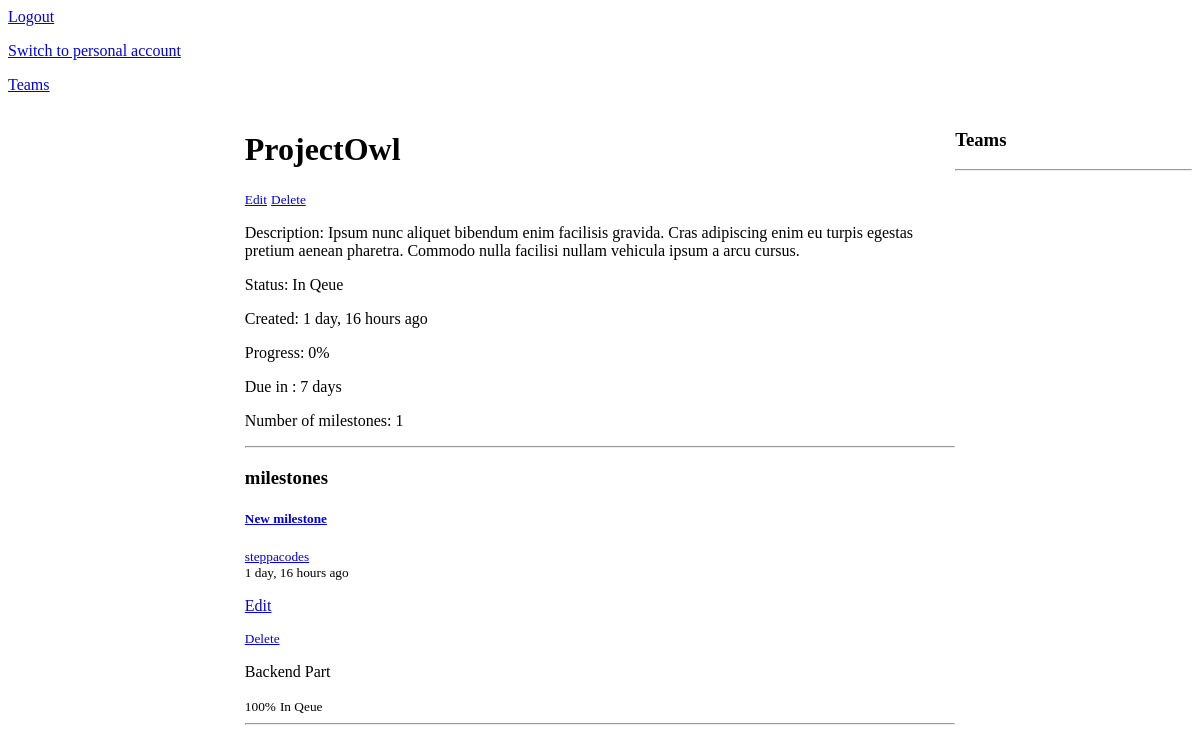
Before: /project/1 (signed in) with the older database file.
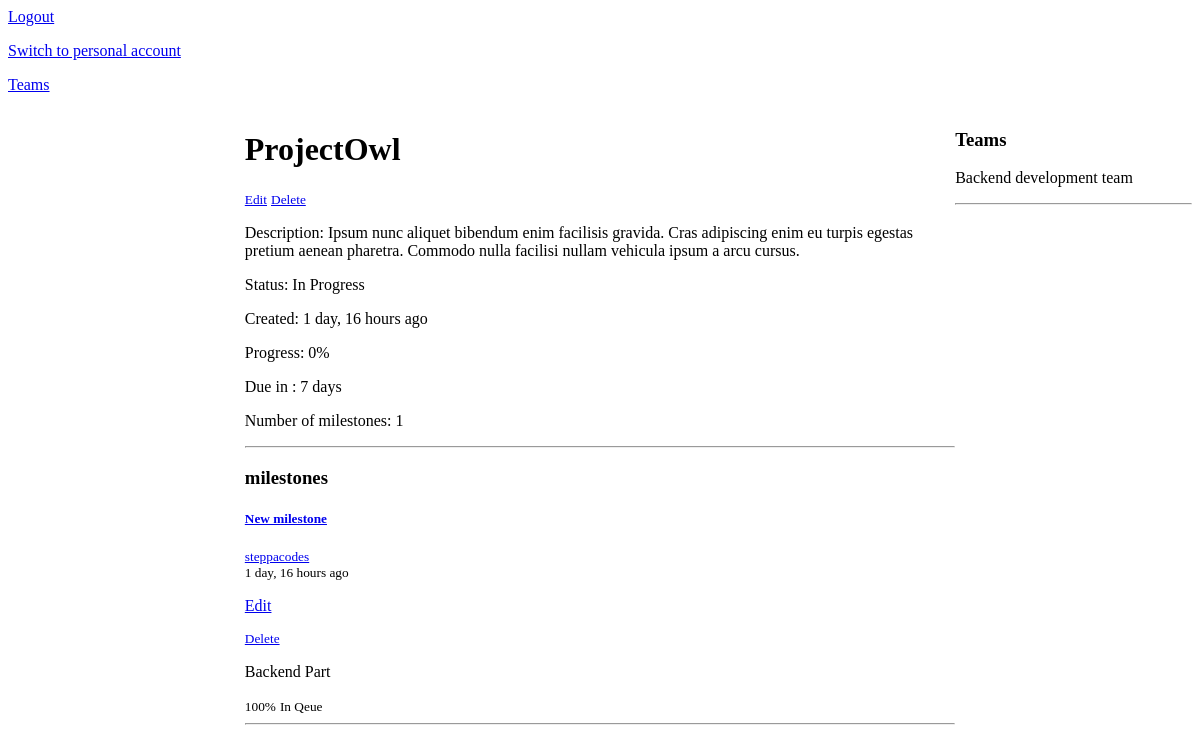
After: the same page with the newer database file.
### manager/models.py (models this page shows, shortened)
class ProjectInfo(models.Model):
    STATUS = (
        ("In Progress", "In Progress"),
        ("In Queue", 'In Queue'),
        ("Paused", "Paused"),
        ("Completed", "Completed")
    )
    name = models.CharField(max_length=200)
    description = models.TextField()
    created_by = models.ForeignKey(CostumUser, on_delete=models.CASCADE)
    complete = models.BooleanField(default=False)
    updated = models.DateTimeField(auto_now=True)
    status = models.CharField(choices=STATUS, default='In Queue',max_length=200)
    created = models.DateTimeField(auto_now_add=True)
    class Meta:
        abstract = True

class Project(ProjectInfo):
    company = models.ForeignKey(Company, on_delete=models.CASCADE, default = None, null=True, blank=True)
    progress = models.IntegerField(default=0, null=True, blank=True)
    teams = models.ManyToManyField(Team, null=True, blank=True)
    deadline = models.DateTimeField(null = True, blank =True)
    is_personal = models.BooleanField(default=False, blank=True, null=True)
    due_in = models.IntegerField(null = True, blank=True, default=None)
    updated_by = models.ForeignKey(CostumUser, related_name="up_dated", on_delete=models.CASCADE, null=True, blank=True)

class MileStone(ProjectInfo):
    project = models.ForeignKey(Project, on_delete=models.CASCADE)
    value = models.IntegerField(default=0, null=True,blank=True)
    updated_by = models.ForeignKey(CostumUser, related_name="updated", on_delete=models.CASCADE, null=True, blank=True)
    class Meta:
        ordering = ['-updated']
        verbose_name = "Milestone"
        verbose_name_plural = "Milestones"

class Team(models.Model):
    name = models.CharField(max_length=200)
    company = models.ForeignKey(Company, on_delete=models.CASCADE, default='')
    head = models.OneToOneField("Worker", default= None ,related_name="head",on_delete=models.SET_NULL, null=True, blank=True)
    workers = models.ManyToManyField("Worker")
    updated_by = models.ForeignKey(CostumUser, related_name="update_team", on_delete=models.CASCADE, null=True, blank=True)
    class Meta:
        verbose_name = "Team"
        verbose_name_plural = "Teams"

### users/models.py (models this page shows)
class CostumUser(AbstractUser):
    in_company = models.BooleanField(default=False)

### manager/views.py (the view, shortened to what this page needs)
# urls.py: path('project/<str:id>', ProjectPage, name='project-page'),
def ProjectPage(request, id):
    project = Project.objects.get(id=id)
    milestones = project.milestone_set.all()
    deadline = project.deadline
    deadline = timezone.localtime(deadline)
    count = milestones.count()
    if deadline:
        due_in = int((deadline.date() - TODAY).days)
        project.due_in = due_in
    if request.user.in_company:
        teams = project.teams.all()
        workers = []
        project.progress = 0
        for team in teams:
            for worker in team.workers.all():
                if worker not in workers:
                    workers.append(worker)
        if count > 0:
            value = 100 / count
        for milestone in milestones:
            milestone.value = int(value)
            if milestone.status == "Completed":
                project.progress += milestone.value
                project.save()
        context = {"project":project,
                   'milestones':milestones,
                    'count':count,
                    'teams':teams,
                    "workers":workers,
                    'due_in':due_in }
    return render(request,'manager/project-page.html', context)

### manager/templates/manager/project-page.html (shortened to what this page needs)
{% extends 'base.html' %}
{% block content %}
<div class='page-container'>
    <div>
    </div>
    <div>
        <div>
            <h1>{{project.name}}</h1>
            <small><a href="{% url 'update-project' project.id %}">Edit</a></small>
            <small><a href="{% url 'delete-project' project.id %}">Delete</a></small>
        </div>
        <div>
            <p>Description: {{project.description}}</p>
            <p>Status: {{project.status}}</p>
            <p>Created: {{project.created| timesince}} ago</p>
            <p>Progress: {{project.progress}}%</p>
            {% if project.due_in %}
                <p>Due in : {{project.due_in}} {% if project.due_in > 1 %}days {% else %}day{% endif %}</p>
            {%elif project.due_in == 0%}
                <p>Project deadline is today</p>
            {% else %}
                <p>You did not set a deadline</p>
            {% endif %}
            <p>Number of milestones: {{count}}</p>
            <hr>
        </div>
        <div>
            <div>
                <h3>milestones</h3>
                <h5><a href="{% url 'create-milestone' project.id %}">New milestone<br></a></h5>
            </div>
            {% for milestone in milestones %}
            {% if request.user.in_company %}<small><a href="{% url 'user-dashboard' user.id %}">{{milestone.created_by}}<br></a></small>{% endif %}
                <small>{{milestone.created | timesince}} ago</small>
                <p><a href="{% url 'update-milestone' milestone.id %}">Edit</a></p><small><a href="{% url 'delete-milestone' milestone.id %}">Delete</a></small>
                <p>{{milestone.name}}</p>
                <small>{{milestone.value}}%</small>
                <small>{{milestone.status}}</small><hr>
            {% endfor %}
        </div>
    </div>
    <div>
        {% if request.user.in_company %}
            <h3>Teams</h3>
            {% for team in teams  %}
                <p>{{team.name}}</p>
            {% endfor %}
            <hr>
    {% endif %}
    </div>
</div>
{% endblock content %}

### templates/base.html (shortened to what this page needs)
{% load static %}
<html lang="en">
    <head>
    </head>
    <body>
        <p><a href='{% url "logout" %}'>Logout</a></p>
        <p><a href='{% url "switch-account" %}'>
            {% if request.user.in_company %}
                Switch to personal account
            {% else %}
                Switch to company account
            {% endif %}
        </a></p>
        {% if request.user.in_company %}
            <p><a href="{% url 'teams' request.user.worker.company.id %}">Teams</a></p>
        {% endif %}
        {% block content %}
        {% endblock content %}
    </body>
</html>

### manager/templates/manager/project-page.html (style rules this page uses)
.page-container { display: grid; grid-template-columns: 1fr 3fr 1fr; }

Changed rows visible on the page:
changed Project "ProjectOwl": status "In Qeue" → "In Progress"
added Team: name "Backend development team"
